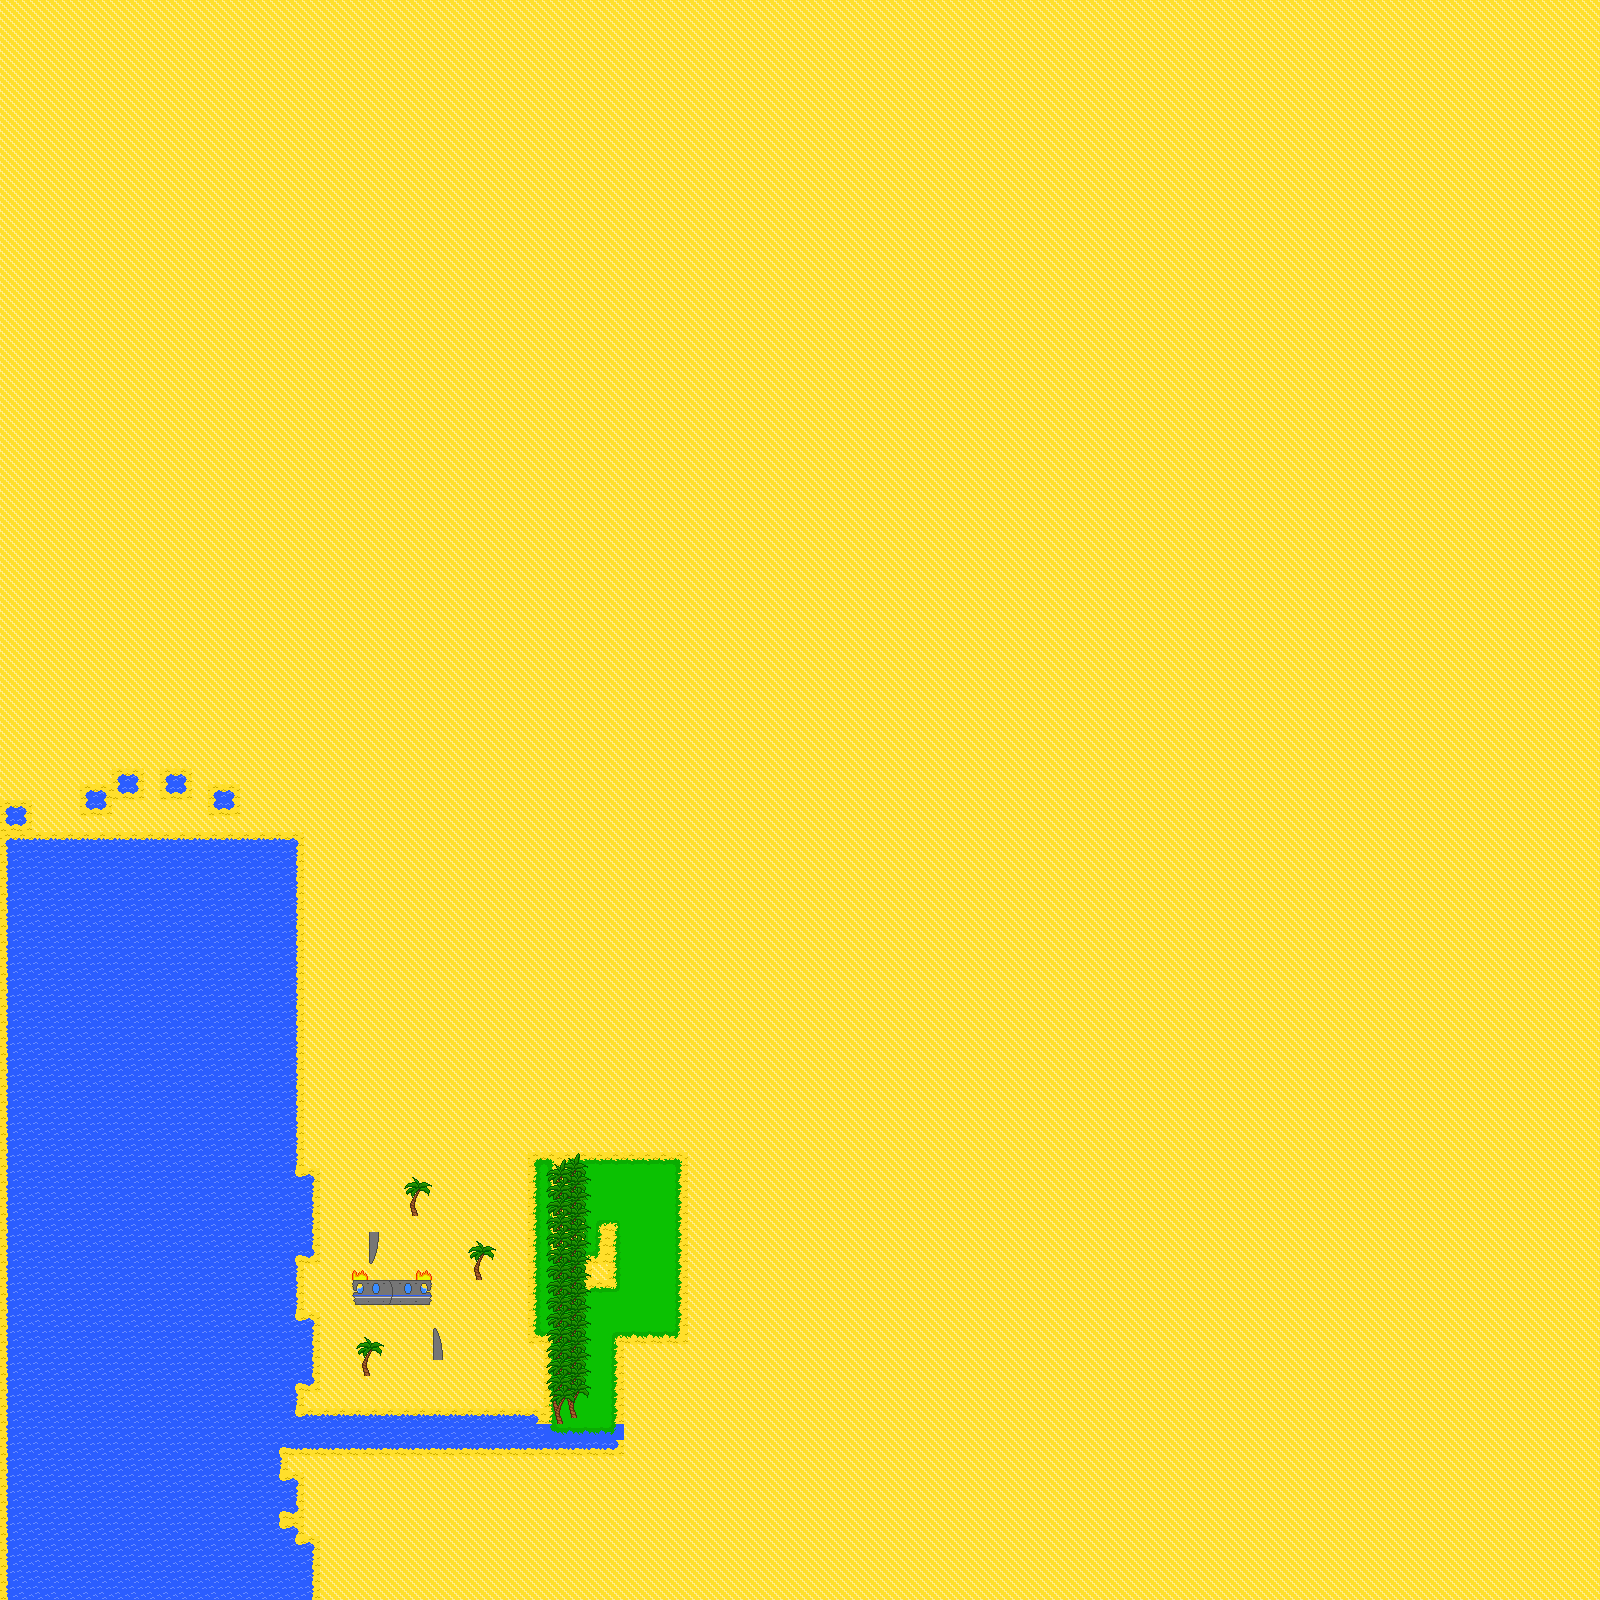

This game map was drawn from its Tiled (.tmx) file and the tilesets committed beside it. A one-line description and the trimmed map source follow:
An orthogonal 100x100 tile map with 16x16 px tiles, 2 tile layers (Background, Foreground), 4 tilesets and 13 objects.

<map version="1.0" orientation="orthogonal" renderorder="right-down" width="100" height="100" tilewidth="16" tileheight="16" nextobjectid="206">
 <tileset firstgid="1" name="test" tilewidth="16" tileheight="16" tilecount="100" columns="10">
  <image source="testMap.png" width="160" height="160" />
  <terraintypes>
   <terrain name="water" tile="-1" />
   <terrain name="sand" tile="-1" />
   <terrain name="grass" tile="-1" />
   <terrain name="Bamboo" tile="-1" />
  </terraintypes>
  <tile id="0" terrain="1,1,1,1" />
  <tile id="3" terrain="0,0,0,1" />
  <tile id="4" terrain="0,0,1,0" />
  <tile id="5" terrain="2,2,2,1" />
  <tile id="6" terrain="2,2,1,2" />
  <tile id="10" terrain="1,1,1,0" />
  <tile id="11" terrain="1,1,0,0" />
  <tile id="12" terrain="1,1,0,1" />
  <tile id="13" terrain="0,1,0,0" />
  <tile id="14" terrain="1,0,0,0" />
  <tile id="15" terrain="2,1,2,2" />
  <tile id="16" terrain="1,2,2,2" />
  <tile id="20" terrain="1,0,1,0" />
  <tile id="21" terrain="0,0,0,0" />
  <tile id="22" terrain="0,1,0,1" />
  <tile id="23" terrain="1,1,1,2" />
  <tile id="24" terrain="1,1,2,2" />
  <tile id="25" terrain="1,1,2,1" />
  <tile id="30" terrain="1,0,1,1" />
  <tile id="31" terrain="0,0,1,1" />
  <tile id="32" terrain="0,1,1,1" />
  <tile id="33" terrain="1,2,1,2" />
  <tile id="34" terrain="2,2,2,2" />
  <tile id="35" terrain="2,1,2,1" />
  <tile id="40" terrain="0,0,0,2" />
  <tile id="41" terrain="0,0,2,2" />
  <tile id="42" terrain="0,0,2,0" />
  <tile id="43" terrain="1,2,1,1" />
  <tile id="44" terrain="2,2,1,1" />
  <tile id="45" terrain="2,1,1,1" />
  <tile id="50" terrain="0,2,0,2" />
  <tile id="51" terrain="2,2,2,2" />
  <tile id="52" terrain="2,0,2,0" />
  <tile id="60" terrain="0,2,0,0" />
  <tile id="61" terrain="2,2,0,0" />
  <tile id="62" terrain="2,0,0,0" />
  <tile id="77" terrain=",,,3" />
  <tile id="78" terrain=",,3,3" />
  <tile id="79" terrain=",,3," />
  <tile id="87" terrain=",3,,3" />
  <tile id="88" terrain="3,3,3,3" />
  <tile id="89" terrain="3,,3," />
  <tile id="97" terrain=",3,," />
  <tile id="98" terrain="3,3,," />
  <tile id="99" terrain="3,,," />
 </tileset>
 <tileset firstgid="101" name="Plane" tilewidth="16" tileheight="16" tilecount="100" columns="10">
  <image source="Untitled.png" width="160" height="160" />
 </tileset>
 <tileset firstgid="201" name="effects" tilewidth="16" tileheight="16" tilecount="100" columns="10">
  <image source="effects.png" width="160" height="160" />
  <tile id="0">
   <animation>
    <frame tileid="0" duration="333" />
    <frame tileid="1" duration="333" />
    <frame tileid="2" duration="333" />
   </animation>
  </tile>
 </tileset>
 <tileset firstgid="301" name="Bamboo_test" tilewidth="16" tileheight="32" tilecount="50" columns="10">
  <image source="Bamboo_test.png" width="160" height="160" />
 </tileset>
 <layer name="Background" width="100" height="100">
  <data>[10000 cells, 10000 non-empty, 29 distinct tile ids]</data>
 </layer>
 <layer name="Foreground" width="100" height="100">
  <data>[10000 cells, 85 non-empty, 31 distinct tile ids]</data>
 </layer>
 <objectgroup name="Collision" offsetx="0.0511364" offsety="0.0113636">
  <object id="15" x="352.449" y="1291.49" width="79.75" height="13.7486" />
  <object id="17" x="378.949" y="1231.99">
   <polygon points="0,0 -0.0869565,9.96739 -0.945652,10.0761 -1.04348,16.9022 -2.09783,16.9565 -2.09783,20.8152 -3.02174,21 -2.95652,24.0543 -4.02174,24 -3.91304,26.9891 -4.93478,27.0435 -4.92391,29.0652 -6.05435,29 -6.04348,30.8804 -6.93478,30.9674 -6.98913,32.0217 -8.94565,32 -9,31 -9.96739,31 -10.25,0" />
  </object>
  <object id="19" x="443.028" y="1327.93">
   <polygon points="0,32.0217 -0.0869565,22.0543 -0.945652,21.9456 -1.04348,15.1195 -2.09783,15.0652 -2.09783,11.2065 -3.02174,11.0217 -2.95652,7.9674 -4.02174,8.0217 -3.91304,5.0326 -4.93478,4.9782 -4.92391,2.9565 -6.05435,3.0217 -6.04348,1.1413 -6.93478,1.0543 -6.98913,0 -8.94565,0.0217 -9,1.0217 -9.96739,1.0217 -10.25,32.0217" />
  </object>
  <object id="21" x="298.949" y="1412.66" width="304" height="22.5833" />
  <object id="22" x="298.949" y="1316.49" width="16" height="70.5" />
  <object id="23" x="299.282" y="1170.66" width="17.3333" height="88.5947" />
  <object id="24" x="-2.7178" y="834.655" width="301.417" height="631.333" />
  <object id="25" x="560.449" y="1166.49" width="15" height="260.5" />
  <object id="26" x="298.449" y="1152.99" width="277.5" height="18" />
  <object id="203" x="474.949" y="1275.24" width="7.75" height="5.75" />
  <object id="204" x="363.125" y="1371.62" width="7.75" height="5.75" />
  <object id="205" x="410.875" y="1211.62" width="7.75" height="5.75" />
 </objectgroup>
 <objectgroup name="Interaction" visible="0">
  <object id="20" x="335.667" y="1264" width="112" height="63.3333">
   <properties>
    <property name="object" type="int" value="0" />
    <property name="onInteract" type="int" value="1" />
   </properties>
  </object>
 </objectgroup>
</map>
